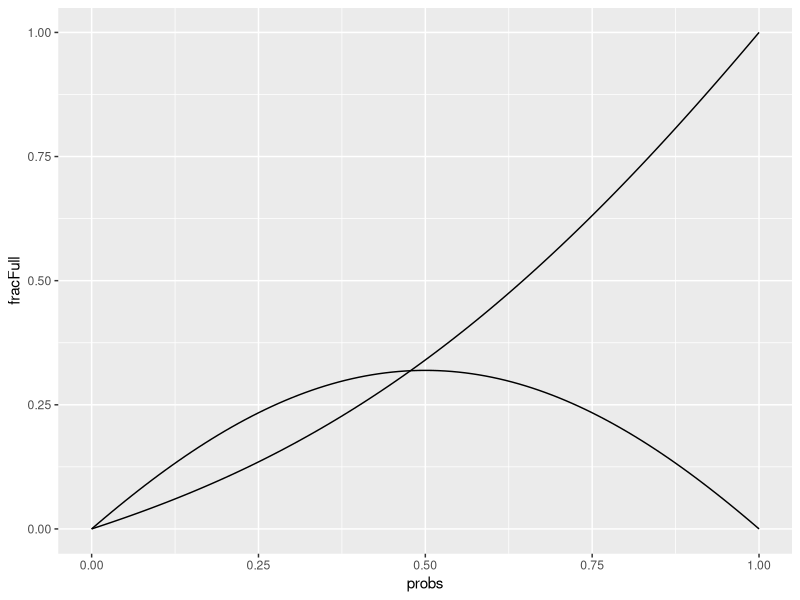

Reproduce this figure in R.
#!/usr/bin/env Rscript

#This isn't correct as such, uses equations that assume 1d drift w. 1 connected blob for clonal bit.

#

library(dplyr)
library(tidyr)
library(rmutil)

#Evolution matrix describing equations
dayEvolution<-function(lambda,Ns){
  #Generate matrix
  A<-matrix(0,nrow=Ns+1,ncol=Ns+1)
  for(i in 1:Ns){
    A[i,i]=-2
    A[i,i+1]=1
    A[i+1,i]=1
  }
  A[,Ns+1]=A[,1]=0
  return(mexp(A,lambda))
}

solveIVPDays<-function(Ns,init,lambda,days){
  A<-dayEvolution(lambda,Ns)
  for(i in 1:days){
    init<-A%*%init
  }
  return(init)
}

solveIVP<-function(init,lambda,Ns,t){
  #Generate matrix
  A<-matrix(0,nrow=Ns+1,ncol=Ns+1)
  for(i in 1:Ns){
    A[i,i]=-2
    A[i,i+1]=1
    A[i+1,i]=1
  }
  A[,Ns+1]=A[,1]=0
  return(mexp(A,lambda*t)%*%init)
}

fracExpressing<-.1
lambda<-.2
Ns<-7
ic<-dbinom(0:Ns,Ns,fracExpressing)
print(ic)
sln<-solveIVP(ic,lambda,Ns,30)
print(sln)

probs<-seq(0,1,0.01)
fracPar<-c()
fracFull<-c()
for(pExpressing in probs){
  ic<-dbinom(0:Ns,Ns,pExpressing)
  sln<-solveIVP(ic,lambda,Ns,30)
  fracPar[length(fracPar)+1]<-sum(sln[2:Ns])
  fracFull[length(fracFull)+1]<-sln[Ns+1]
}

library(ggplot2)
plt<-ggplot(data.frame(probs,fracPar,fracFull))+
  geom_line(aes(x=probs,y=fracFull))+
  geom_line(aes(x=probs,y=fracPar))
print(plt)
